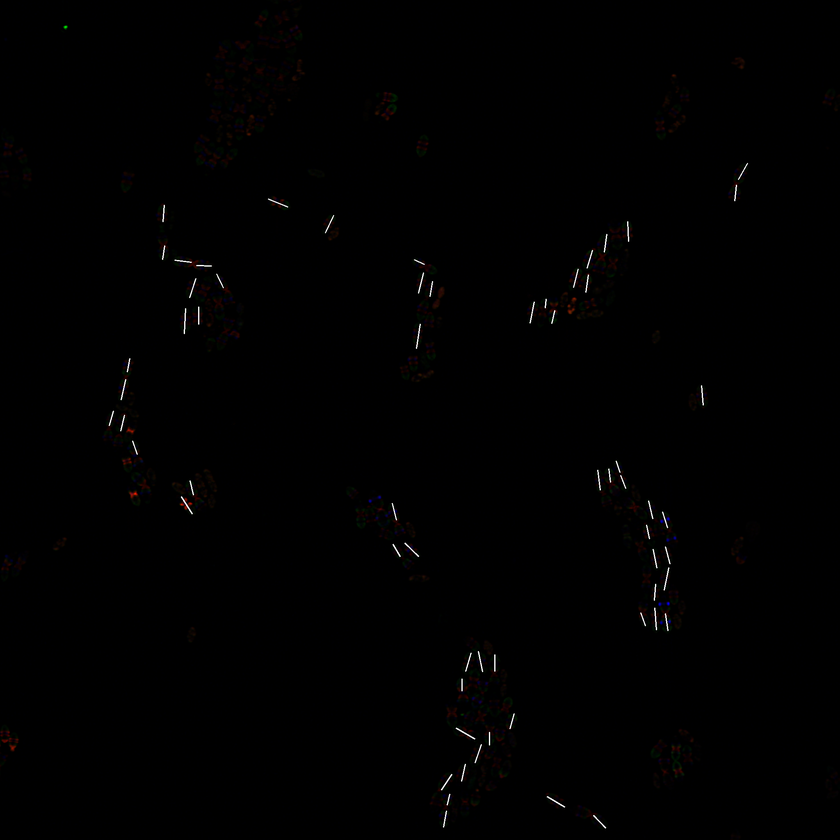
#> input picture unpacked images/True/WT_NADA_RADA_HADA_NHS_40min_ROI3_SIM/ROIs_Visualized.png, 840 x 840 px, shrunk from 2048 x 2048 before the run
$ python -i 'Truth extractor.py'   (imports and definitions only)
#> lines starting #> are read from the running program, lines starting #| are printed output that depends on the picture; after the words box and inside, x2 and y2 are one past the last pixel; in counts of white or black regions, pixels touching at a corner belong together
import cv2
import numpy as np
from skimage import io, morphology
import os
import matplotlib.pyplot as plt
from read_roi import read_roi_zip

# [56 lines left out: function visualize_rois_white_on_rgb, not called in this run]


def create_interior_mask_from_roi_image(
        roi_image_path: str,
        output_mask_path: str = None,
        line_threshold: int = 150,
        closing_kernel_size: int = 3,
        min_contour_area: int = 5,
) -> np.ndarray:
    """
    Creates a binary mask where regions inside white ROIs are 1.

    Args:
        roi_image_path: Path to the image with white ROIs (from visualize_rois_white_on_rgb).
        output_mask_path: Where to save the mask (optional).
        line_threshold: Brightness threshold for detecting white lines (0-255).
        closing_kernel_size: Kernel size to close gaps in lines.
        min_contour_area: Minimum area to consider a valid ROI (removes noise).

    Returns:
        Binary mask (np.uint8: 0 or 1).
    """
#> called with line_threshold = 150, closing_kernel_size = 3, min_contour_area = 5
    roi_image = cv2.imread(roi_image_path, cv2.IMREAD_COLOR)
#> roi_image is the input picture: shape (840, 840, 3); mean B, G, R 1, 0.7, 0.9
    gray = cv2.cvtColor(roi_image, cv2.COLOR_BGR2GRAY)

    _, binary_lines = cv2.threshold(gray, line_threshold, 255, cv2.THRESH_BINARY)
#> binary_lines: shape (840, 840); 0.18% white in thin lines or dots, all inside (x1, y1, x2, y2) = (109, 163, 748, 828)

    # Close gaps
    kernel = np.ones((closing_kernel_size, closing_kernel_size), np.uint8)
    closed_lines = cv2.morphologyEx(binary_lines, cv2.MORPH_CLOSE, kernel, iterations=2)

    # Find contours of closed regions
    contours, _ = cv2.findContours(closed_lines, cv2.RETR_EXTERNAL, cv2.CHAIN_APPROX_SIMPLE)
#> contours = 63 contours, all with area under 20

    # Create a mask
    mask = np.zeros_like(gray, dtype=np.uint8)
    for cnt in contours:
        if cv2.contourArea(cnt) >= min_contour_area:
            cv2.drawContours(mask, [cnt], -1, 1, thickness=cv2.FILLED)
#> this loop made 63 passes
#> cnt on passes 8, 11, 12, 43: [[489, 732], [489, 744]], [[461, 679], [461, 690], [462, 690], [462, 679]], [[494, 655], [494, 670]], [[198, 307], [198, 323]]
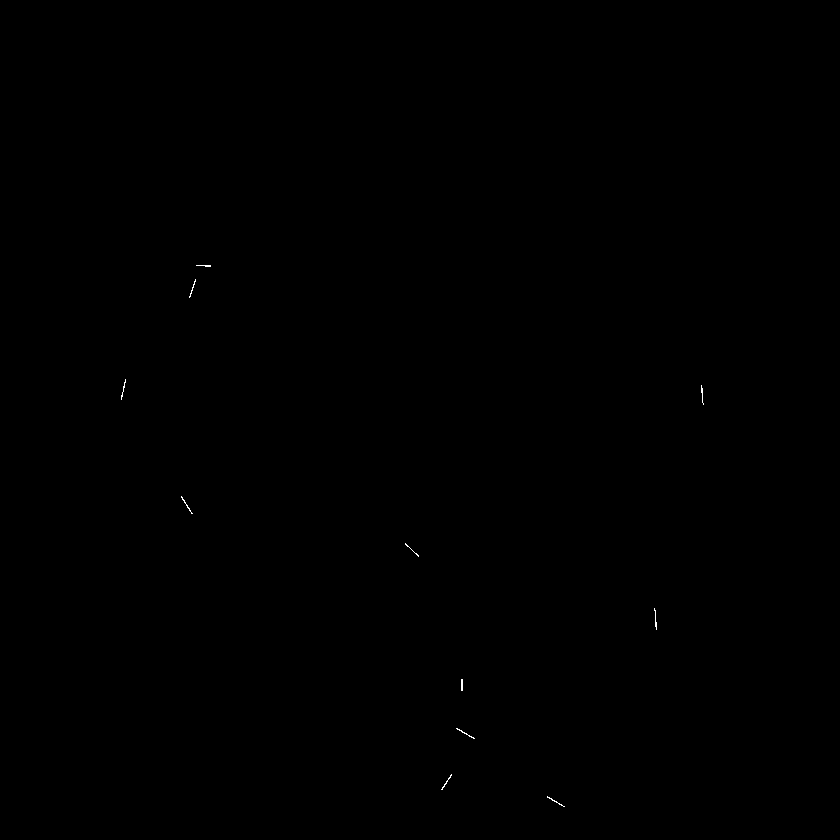
#> mask: shape (840, 840); values 0 (black) and 1 (white), 0.04% white in thin lines or dots, all inside (x1, y1, x2, y2) = (121, 265, 704, 807)

    mask = morphology.remove_small_objects(mask.astype(bool), min_size=min_contour_area).astype(np.uint8)
#> mask: shape (840, 840); values 0 (black) and 1 (white), 0.04% white in thin lines or dots, all inside (x1, y1, x2, y2) = (121, 265, 703, 806)

    if output_mask_path:
        io.imsave(output_mask_path, mask * 255)
    return mask


# [68 lines left out: function process_all_folders, not called in this run]


# [3 lines not run here, left out]

>>> result = create_interior_mask_from_roi_image('unpacked images/True/WT_NADA_RADA_HADA_NHS_40min_ROI3_SIM/ROIs_Visualized.png')
